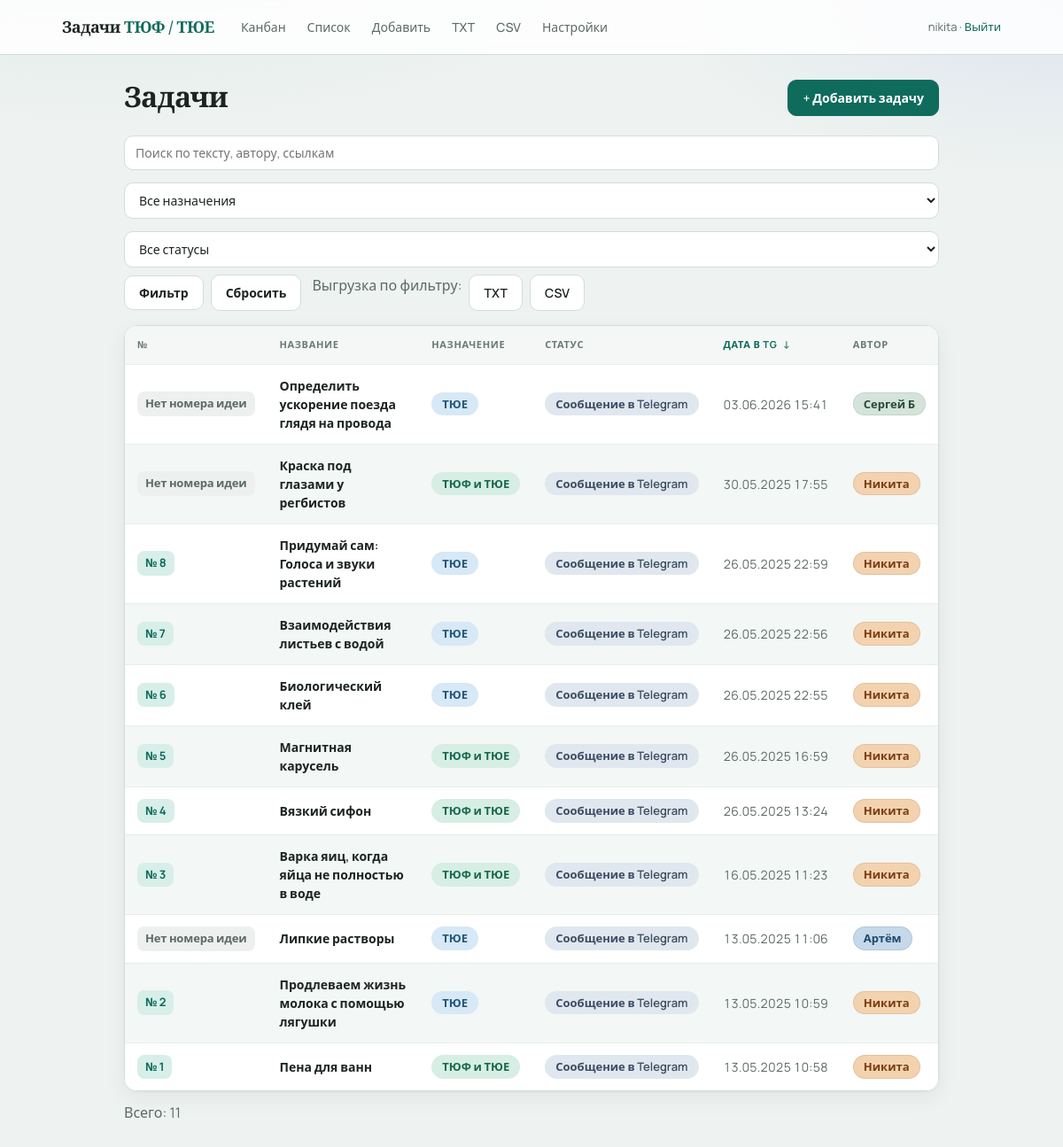
Page /?q=&naznachenie=&status=&sort=tg&order=desc (signed in) on the committed database.
### app/models.py (models this page shows)
class Task(Base):
    __tablename__ = "tasks"
    id = Column(Integer, primary_key=True, autoincrement=True)
    idea_number = Column(Integer, unique=True, nullable=True, index=True)
    title = Column(String(500), nullable=True)
    condition = Column(Text, nullable=True)
    formulirovka = Column(Text, nullable=True)
    itogovaya_formulirovka = Column(Text, nullable=True)
    author = Column(String(100), nullable=True)
    naznachenie = Column(String(50), nullable=True)
    status = Column(String(50), default="tg", index=True)
    proverena = Column(String(20), nullable=True)
    has_video = Column(Boolean, default=False)
    video_url = Column(String(1000), nullable=True)
    tags = Column(String(500), nullable=True)
    sources = Column(Text, nullable=True)
    telegram_url = Column(String(1000), nullable=True)
    telegram_datetime = Column(DateTime, nullable=False)
    answer_options = Column(Text, nullable=True)
    turnir = Column(String(20), nullable=True)
    turnir_year = Column(Integer, nullable=True)
    task_number = Column(Integer, nullable=True)
    etap_kk = Column(String(20), nullable=True)
    created_at = Column(DateTime, default=datetime.utcnow)
    updated_at = Column(DateTime, default=datetime.utcnow, onupdate=datetime.utcnow)
    comments = relationship(
        "Comment", back_populates="task", cascade="all, delete-orphan", order_by="Comment.created_at"
    )
    history = relationship(
        "TaskHistory",
        back_populates="task",
        cascade="all, delete-orphan",
        order_by="TaskHistory.created_at.desc()",
    )
    attachments = relationship(
        "Attachment",
        back_populates="task",
        cascade="all, delete-orphan",
        order_by="Attachment.created_at",
    )

### app/routes.py (the view)
@router.get("/", response_class=HTMLResponse)
def task_list(
    request: Request,
    db: Session = Depends(get_db),
    q: str = Query(None),
    naznachenie: str = Query(None),
    status: str = Query(None),
    sort: str = Query(None),
    order: str = Query(None),
):
    user = login_required(request)
    if not user:
        return RedirectResponse("/login", status_code=303)
    query = _filter_tasks(db, q, naznachenie, status)
    sort_key = (sort or "").strip().lower()
    order_key = (order or "").strip().lower()
    if order_key not in ("asc", "desc"):
        order_key = "desc"
    if sort_key == "tg":
        query = query.order_by(None)
        if order_key == "asc":
            query = query.order_by(Task.telegram_datetime.asc(), Task.id.asc())
        else:
            query = query.order_by(Task.telegram_datetime.desc(), Task.id.desc())
        active_order = order_key
    else:
        sort_key = ""
        active_order = ""
    tasks = query.all()
    return templates.TemplateResponse(
        request,
        "list.html",
        {
            "user": user,
            "tasks": tasks,
            "q": q or "",
            "naznachenie": naznachenie or "",
            "status_filter": status or "",
            "sort": sort_key,
            "order": active_order,
            "naznachenie_labels": NAZNACHENIE_LABELS,
            "status_labels": STATUS_LABELS,
            "format_igraetsya": format_igraetsya,
            "format_idea_label": format_idea_label,
        },
    )

### app/templates/list.html (shortened to what this page needs)
{% extends "base.html" %}
{% block content %}
{% set qs_base = 'q=' ~ (q|urlencode) ~ '&naznachenie=' ~ (naznachenie|urlencode) ~ '&status=' ~ (status_filter|urlencode) %}
{% if sort == 'tg' and order == 'asc' %}
  {% set tg_next_order = 'desc' %}
  {% set tg_arrow = '↑' %}
{% elif sort == 'tg' %}
  {% set tg_next_order = 'asc' %}
  {% set tg_arrow = '↓' %}
{% else %}
  {% set tg_next_order = 'desc' %}
  {% set tg_arrow = '' %}
{% endif %}
<div class="page-header">
  <h1>Задачи</h1>
  <a class="btn primary" href="/new">+ Добавить задачу</a>
</div>
<form class="filters" method="get">
  <input type="search" name="q" value="{{ q }}" placeholder="Поиск по тексту, автору, ссылкам">
  <select name="naznachenie">
    <option value="">Все назначения</option>
  </select>
  <select name="status">
    <option value="">Все статусы</option>
  </select>
  <button type="submit" class="btn secondary">Фильтр</button>
  <a href="/" class="btn secondary">Сбросить</a>
  <span class="filters-export muted">Выгрузка по фильтру:</span>
  <a class="btn secondary" href="/export/txt?{{ qs_base }}">TXT</a>
  <a class="btn secondary" href="/export/csv?{{ qs_base }}">CSV</a>
</form>
{% if tasks %}
<div class="table-wrap">
<table class="table table-tasks">
  <thead>
    <tr>
      <th>№</th>
      <th>Название</th>
      <th>Назначение</th>
      <th>Статус</th>
      <th>
        <a class="th-sort {% if sort == 'tg' %}is-active{% endif %}"
           href="/?{{ qs_base }}&sort=tg&order={{ tg_next_order }}"
           title="Сортировать по дате в Telegram">
          Дата в TG
          {% if tg_arrow %}<span class="th-sort-arrow">{{ tg_arrow }}</span>{% endif %}
        </a>
      </th>
      <th>Автор</th>
    </tr>
  </thead>
  <tbody>
    {% for task in tasks %}
    <tr onclick="window.location='/tasks/{{ task.id }}'" class="clickable">
      <td>
        <span class="idea-badge {% if task.idea_number is none %}idea-badge-empty{% endif %}">
          {{ format_idea_label(task) }}
        </span>
      </td>
      <td>
        <span class="task-title">{{ task.title or 'Без названия' }}</span>
      </td>
      <td>
        <span class="board-chip board-{{ task.naznachenie or 'none' }}">
          {{ naznachenie_labels.get(task.naznachenie or '', '—') }}
        </span>
      </td>
      <td>
        <span class="status-pill status-{{ status_pill_class(task.status) }}">
          {{ status_labels.get(task.status, task.status) }}
        </span>
        {% set ig = format_igraetsya(task) %}
      </td>
      <td class="task-date">{{ task.telegram_datetime.strftime('%d.%m.%Y %H:%M') }}</td>
      <td>
        {% if task.author %}
        <span class="author-pill author-{{ author_pill_class(task.author) }}">{{ task.author }}</span>
        {% else %}
        <span class="muted">—</span>
        {% endif %}
      </td>
    </tr>
    {% endfor %}
  </tbody>
</table>
</div>
<p class="muted table-count">Всего: {{ tasks|length }}</p>
{% else %}
<p class="empty">Задач пока нет. <a href="/new">Добавить первую</a></p>
{% endif %}
{% endblock %}

### rows in the picture
Task: idea_number "Нет номера идеи", title "Определить ускорение поезда глядя на провода", get "ТЮЕ", get "Сообщение в Telegram", telegram_datetime "03.06.2026 15:41", author "Сергей Б"
Task: idea_number "Нет номера идеи", title "Краска под глазами у регбистов", get "ТЮФ и ТЮЕ", get "Сообщение в Telegram", telegram_datetime "30.05.2025 17:55", author "Никита"
Task: idea_number "№ 8", title "Придумай сам: Голоса и звуки растений", get "ТЮЕ", get "Сообщение в Telegram", telegram_datetime "26.05.2025 22:59", author "Никита"
Task: idea_number "№ 7", title "Взаимодействия листьев с водой", get "ТЮЕ", get "Сообщение в Telegram", telegram_datetime "26.05.2025 22:56", author "Никита"
Task: idea_number "№ 6", title "Биологический клей", get "ТЮЕ", get "Сообщение в Telegram", telegram_datetime "26.05.2025 22:55", author "Никита"
Task: idea_number "№ 5", title "Магнитная карусель", get "ТЮФ и ТЮЕ", get "Сообщение в Telegram", telegram_datetime "26.05.2025 16:59", author "Никита"
Task: idea_number "№ 4", title "Вязкий сифон", get "ТЮФ и ТЮЕ", get "Сообщение в Telegram", telegram_datetime "26.05.2025 13:24", author "Никита"
Task: idea_number "№ 3", title "Варка яиц, когда яйца не полностью в воде", get "ТЮФ и ТЮЕ", get "Сообщение в Telegram", telegram_datetime "16.05.2025 11:23", author "Никита"
Task: idea_number "Нет номера идеи", title "Липкие растворы", get "ТЮЕ", get "Сообщение в Telegram", telegram_datetime "13.05.2025 11:06", author "Артём"
Task: idea_number "№ 2", title "Продлеваем жизнь молока с помощью лягушки", get "ТЮЕ", get "Сообщение в Telegram", telegram_datetime "13.05.2025 10:59", author "Никита"
Task: idea_number "№ 1", title "Пена для ванн", get "ТЮФ и ТЮЕ", get "Сообщение в Telegram", telegram_datetime "13.05.2025 10:58", author "Никита"

### other values in the picture
{{ user }} "nikita"
{{ tg_arrow }} "↓"
{{ tasks|length }} "11"
